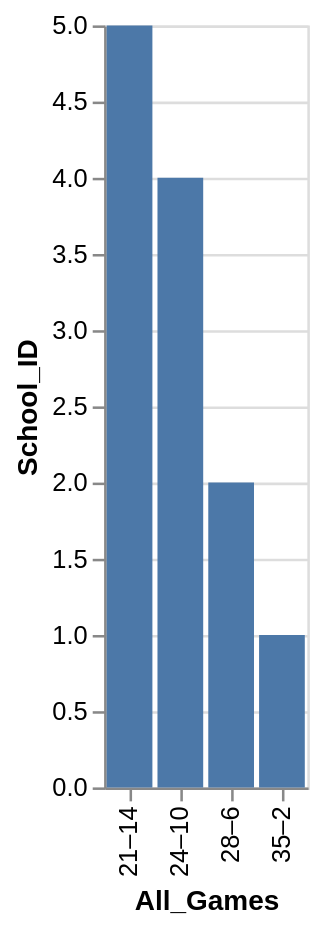

The specification (Vega-Lite) saved for this image:
### Vega-Lite specification from a JSON file in a GitHub repository (floating-point values rounded to 4 significant figures)
{"data": {"values": [{"x_data": "35–2", "y_data": 1}, {"x_data": "28–6", "y_data": 2}, {"x_data": "24–10", "y_data": 4}, {"x_data": "21–14", "y_data": 5}]}, "mark": "bar", "encoding": {"x": {"field": "x_data", "type": "nominal", "title": "All_Games", "sort": {"op": "sum", "field": "y_data", "order": "descending"}}, "y": {"field": "y_data", "type": "quantitative", "title": "School_ID"}}}
